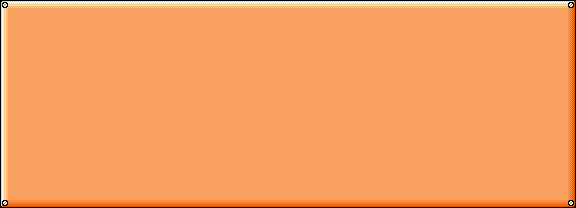

This game map was drawn from its Tiled (.tmx) file and the tilesets committed beside it. A one-line description and the full map source follow:
An orthogonal 36x13 tile map with 16x16 px tiles, 1 tile layer (圖塊層 1), 3 tilesets.

<map version="1.2" tiledversion="1.3.4" orientation="orthogonal" renderorder="right-down" width="36" height="13" tilewidth="16" tileheight="16" infinite="0" nextlayerid="2" nextobjectid="1">
 <tileset firstgid="1" name="tileset" tilewidth="16" tileheight="16" tilecount="1204" columns="43">
  <image source="../AS2_source/effects_UI_tiles/tileset.png" trans="ff00ff" width="688" height="450" />
 </tileset>
 <tileset firstgid="1205" name="tiles" tilewidth="16" tileheight="16" tilecount="1455" columns="97">
  <image source="../AS2_source/effects_UI_tiles/tiles.png" trans="ff00ff" width="1564" height="251" />
 </tileset>
 <tileset firstgid="2660" name="items" tilewidth="16" tileheight="16" tilecount="104" columns="4">
  <image source="../AS2_source/effects_UI_tiles/items.png" trans="ff00ff" width="64" height="418" />
 </tileset>
 <layer id="1" name="圖塊層 1" width="36" height="13">
  <data encoding="csv">
17,18,18,18,18,18,18,18,18,18,18,18,18,18,18,18,18,18,18,18,18,18,18,18,18,18,18,18,18,18,18,18,18,18,18,19,
60,1054,1054,1054,1054,1054,1054,1054,1054,1054,1054,1054,1054,1054,1054,1054,1054,1054,1054,1054,1054,1054,1054,1054,1054,1054,1054,1054,1054,1054,1054,1054,1054,1054,1054,62,
60,1054,1054,1054,1054,1054,1054,1054,1054,1054,1054,1054,1054,1054,1054,1054,1054,1054,1054,1054,1054,1054,1054,1054,1054,1054,1054,1054,1054,1054,1054,1054,1054,1054,1054,62,
60,1054,1054,1054,1054,1054,1054,1054,1054,1054,1054,1054,1054,1054,1054,1054,1054,1054,1054,1054,1054,1054,1054,1054,1054,1054,1054,1054,1054,1054,1054,1054,1054,1054,1054,62,
60,1054,1054,1054,1054,1054,1054,1054,1054,1054,1054,1054,1054,1054,1054,1054,1054,1054,1054,1054,1054,1054,1054,1054,1054,1054,1054,1054,1054,1054,1054,1054,1054,1054,1054,62,
60,1054,1054,1054,1054,1054,1054,1054,1054,1054,1054,1054,1054,1054,1054,1054,1054,1054,1054,1054,1054,1054,1054,1054,1054,1054,1054,1054,1054,1054,1054,1054,1054,1054,1054,62,
60,1054,1054,1054,1054,1054,1054,1054,1054,1054,1054,1054,1054,1054,1054,1054,1054,1054,1054,1054,1054,1054,1054,1054,1054,1054,1054,1054,1054,1054,1054,1054,1054,1054,1054,62,
60,1054,1054,1054,1054,1054,1054,1054,1054,1054,1054,1054,1054,1054,1054,1054,1054,1054,1054,1054,1054,1054,1054,1054,1054,1054,1054,1054,1054,1054,1054,1054,1054,1054,1054,62,
60,1054,1054,1054,1054,1054,1054,1054,1054,1054,1054,1054,1054,1054,1054,1054,1054,1054,1054,1054,1054,1054,1054,1054,1054,1054,1054,1054,1054,1054,1054,1054,1054,1054,1054,62,
60,1054,1054,1054,1054,1054,1054,1054,1054,1054,1054,1054,1054,1054,1054,1054,1054,1054,1054,1054,1054,1054,1054,1054,1054,1054,1054,1054,1054,1054,1054,1054,1054,1054,1054,62,
60,1054,1054,1054,1054,1054,1054,1054,1054,1054,1054,1054,1054,1054,1054,1054,1054,1054,1054,1054,1054,1054,1054,1054,1054,1054,1054,1054,1054,1054,1054,1054,1054,1054,1054,62,
60,1054,1054,1054,1054,1054,1054,1054,1054,1054,1054,1054,1054,1054,1054,1054,1054,1054,1054,1054,1054,1054,1054,1054,1054,1054,1054,1054,1054,1054,1054,1054,1054,1054,1054,62,
103,104,104,104,104,104,104,104,104,104,104,104,104,104,104,104,104,104,104,104,104,104,104,104,104,104,104,104,104,104,104,104,104,104,104,105
</data>
 </layer>
</map>
